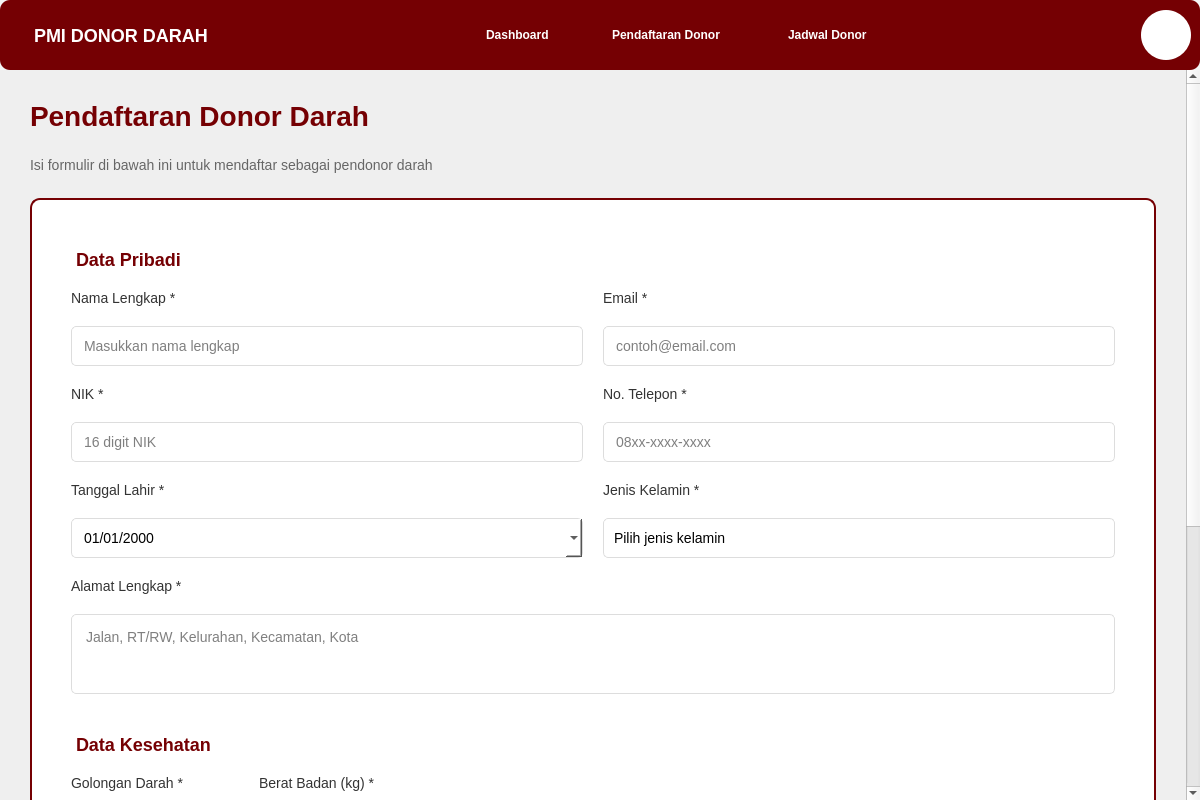
<?xml version="1.0" encoding="UTF-8"?>
<ui version="4.0">
 <class>PendaftaranDonor</class>
 <widget class="QMainWindow" name="PendaftaranDonor">
  <property name="geometry">
   <rect>
    <x>0</x>
    <y>0</y>
    <width>1200</width>
    <height>800</height>
   </rect>
  </property>
  <property name="windowTitle">
   <string>Pendaftaran Donor - PMI</string>
  </property>
  <property name="styleSheet">
   <string notr="true">
QMainWindow {
    background-color: #f5f5f5;
}
QPushButton {
    border: none;
    padding: 10px 20px;
    border-radius: 5px;
    font-weight: bold;
}
QPushButton:hover {
    opacity: 0.8;
}
QFrame {
    border-radius: 10px;
}
QLabel {
    color: #333333;
}
   </string>
  </property>
  <widget class="QWidget" name="centralwidget">
   <layout class="QVBoxLayout" name="verticalLayout">
    <property name="spacing">
     <number>0</number>
    </property>
    <property name="leftMargin">
     <number>0</number>
    </property>
    <property name="topMargin">
     <number>0</number>
    </property>
    <property name="rightMargin">
     <number>0</number>
    </property>
    <property name="bottomMargin">
     <number>0</number>
    </property>
    <item>
     <widget class="QFrame" name="navbar">
      <property name="minimumSize">
       <size>
        <width>0</width>
        <height>70</height>
       </size>
      </property>
      <property name="maximumSize">
       <size>
        <width>16777215</width>
        <height>70</height>
       </size>
      </property>
      <property name="styleSheet">
       <string notr="true">
QFrame#navbar {
    background-color: #750003;
}
QPushButton {
    color: white;
    background-color: transparent;
    text-align: left;
    padding: 15px 25px;
}
QPushButton:hover {
    background-color: rgba(255, 255, 255, 0.1);
}
QPushButton:pressed {
    background-color: rgba(255, 255, 255, 0.2);
}
       </string>
      </property>
      <property name="frameShape">
       <enum>QFrame::StyledPanel</enum>
      </property>
      <layout class="QHBoxLayout" name="horizontalLayout">
       <item>
        <widget class="QLabel" name="logoLabel">
         <property name="minimumSize">
          <size>
           <width>200</width>
           <height>0</height>
          </size>
         </property>
         <property name="styleSheet">
          <string notr="true">color: white; font-size: 18px; font-weight: bold; padding-left: 20px;</string>
         </property>
         <property name="text">
          <string>PMI DONOR DARAH</string>
         </property>
        </widget>
       </item>
       <item>
        <spacer name="horizontalSpacer">
         <property name="orientation">
          <enum>Qt::Horizontal</enum>
         </property>
         <property name="sizeHint" stdset="0">
          <size>
           <width>40</width>
           <height>20</height>
          </size>
         </property>
        </spacer>
       </item>
       <item>
        <widget class="QPushButton" name="btnDashboard">
         <property name="minimumSize">
          <size>
           <width>120</width>
           <height>0</height>
          </size>
         </property>
         <property name="text">
          <string>Dashboard</string>
         </property>
        </widget>
       </item>
       <item>
        <widget class="QPushButton" name="btnPendaftaran">
         <property name="minimumSize">
          <size>
           <width>170</width>
           <height>0</height>
          </size>
         </property>
         <property name="text">
          <string>Pendaftaran Donor</string>
         </property>
        </widget>
       </item>
       <item>
        <widget class="QPushButton" name="btnJadwal">
         <property name="minimumSize">
          <size>
           <width>130</width>
           <height>0</height>
          </size>
         </property>
         <property name="text">
          <string>Jadwal Donor</string>
         </property>
        </widget>
       </item>
       <item>
        <spacer name="horizontalSpacer_2">
         <property name="orientation">
          <enum>Qt::Horizontal</enum>
         </property>
         <property name="sizeHint" stdset="0">
          <size>
           <width>40</width>
           <height>20</height>
          </size>
         </property>
        </spacer>
       </item>
       <item>
        <widget class="QPushButton" name="btnProfil">
         <property name="minimumSize">
          <size>
           <width>50</width>
           <height>50</height>
          </size>
         </property>
         <property name="maximumSize">
          <size>
           <width>50</width>
           <height>50</height>
          </size>
         </property>
         <property name="styleSheet">
          <string notr="true">
QPushButton {
    background-color: white;
    border-radius: 25px; 
    min-width: 50px;
    max-width: 50px;
    min-height: 50px;
    max-height: 50px;
    padding: 0px; 
    font-size: 24px;
}
QPushButton:hover {
    background-color: rgba(255, 255, 255, 0.9);
}
          </string>
         </property>
         <property name="text">
          <string>👤</string>
         </property>
        </widget>
       </item>
      </layout>
     </widget>
    </item>
    <item>
     <widget class="QScrollArea" name="scrollArea">
      <property name="styleSheet">
       <string notr="true">QScrollArea { border: none; background-color: #f5f5f5; }</string>
      </property>
      <property name="widgetResizable">
       <bool>true</bool>
      </property>
      <widget class="QWidget" name="scrollContent">
       <property name="geometry">
        <rect>
         <x>0</x>
         <y>0</y>
         <width>1187</width>
         <height>900</height>
        </rect>
       </property>
       <layout class="QVBoxLayout" name="verticalLayout_2">
        <property name="spacing">
         <number>25</number>
        </property>
        <property name="leftMargin">
         <number>30</number>
        </property>
        <property name="topMargin">
         <number>30</number>
        </property>
        <property name="rightMargin">
         <number>30</number>
        </property>
        <property name="bottomMargin">
         <number>30</number>
        </property>
        <item>
         <widget class="QLabel" name="titleLabel">
          <property name="styleSheet">
           <string notr="true">font-size: 28px; font-weight: bold; color: #750003;</string>
          </property>
          <property name="text">
           <string>Pendaftaran Donor Darah</string>
          </property>
         </widget>
        </item>
        <item>
         <widget class="QLabel" name="subtitleLabel">
          <property name="styleSheet">
           <string notr="true">font-size: 14px; color: #666;</string>
          </property>
          <property name="text">
           <string>Isi formulir di bawah ini untuk mendaftar sebagai pendonor darah</string>
          </property>
         </widget>
        </item>
        <item>
         <widget class="QFrame" name="formFrame">
          <property name="styleSheet">
           <string notr="true">
QFrame#formFrame {
    background-color: white;
    border: 2px solid #750003;
    padding: 30px;
}
QLabel {
    color: #333333;
    font-size: 14px;
}
QLineEdit, QComboBox, QDateEdit, QTextEdit {
    padding: 10px;
    border: 1px solid #ddd;
    border-radius: 5px;
    background-color: white;
    font-size: 14px;
}
QLineEdit:focus, QComboBox:focus, QDateEdit:focus, QTextEdit:focus {
    border: 2px solid #750003;
}
QComboBox::drop-down {
    border: none;
    padding-right: 10px;
}
           </string>
          </property>
          <property name="frameShape">
           <enum>QFrame::StyledPanel</enum>
          </property>
          <layout class="QVBoxLayout" name="verticalLayout_3">
           <property name="spacing">
            <number>20</number>
           </property>
           <item>
            <widget class="QLabel" name="sectionData">
             <property name="styleSheet">
              <string notr="true">font-size: 18px; font-weight: bold; color: #750003; margin-top: 10px;</string>
             </property>
             <property name="text">
              <string>Data Pribadi</string>
             </property>
            </widget>
           </item>
           <item>
            <layout class="QHBoxLayout" name="rowNamaEmail">
             <property name="spacing">
              <number>20</number>
             </property>
             <item>
              <layout class="QVBoxLayout" name="colNama">
               <item>
                <widget class="QLabel" name="lblNama">
                 <property name="text">
                  <string>Nama Lengkap *</string>
                 </property>
                </widget>
               </item>
               <item>
                <widget class="QLineEdit" name="inputNama">
                 <property name="placeholderText">
                  <string>Masukkan nama lengkap</string>
                 </property>
                </widget>
               </item>
              </layout>
             </item>
             <item>
              <layout class="QVBoxLayout" name="colEmail">
               <item>
                <widget class="QLabel" name="lblEmail">
                 <property name="text">
                  <string>Email *</string>
                 </property>
                </widget>
               </item>
               <item>
                <widget class="QLineEdit" name="inputEmail">
                 <property name="placeholderText">
                  <string>contoh@email.com</string>
                 </property>
                </widget>
               </item>
              </layout>
             </item>
            </layout>
           </item>
           <item>
            <layout class="QHBoxLayout" name="rowNIKTelepon">
             <property name="spacing">
              <number>20</number>
             </property>
             <item>
              <layout class="QVBoxLayout" name="colNIK">
               <item>
                <widget class="QLabel" name="lblNIK">
                 <property name="text">
                  <string>NIK *</string>
                 </property>
                </widget>
               </item>
               <item>
                <widget class="QLineEdit" name="inputNIK">
                 <property name="placeholderText">
                  <string>16 digit NIK</string>
                 </property>
                 <property name="maxLength">
                  <number>16</number>
                 </property>
                </widget>
               </item>
              </layout>
             </item>
             <item>
              <layout class="QVBoxLayout" name="colTelepon">
               <item>
                <widget class="QLabel" name="lblTelepon">
                 <property name="text">
                  <string>No. Telepon *</string>
                 </property>
                </widget>
               </item>
               <item>
                <widget class="QLineEdit" name="inputTelepon">
                 <property name="placeholderText">
                  <string>08xx-xxxx-xxxx</string>
                 </property>
                </widget>
               </item>
              </layout>
             </item>
            </layout>
           </item>
           <item>
            <layout class="QHBoxLayout" name="rowTanggalJenisKelamin">
             <property name="spacing">
              <number>20</number>
             </property>
             <item>
              <layout class="QVBoxLayout" name="colTanggal">
               <item>
                <widget class="QLabel" name="lblTanggalLahir">
                 <property name="text">
                  <string>Tanggal Lahir *</string>
                 </property>
                </widget>
               </item>
               <item>
                <widget class="QDateEdit" name="inputTanggalLahir">
                 <property name="calendarPopup">
                  <bool>true</bool>
                 </property>
                 <property name="displayFormat">
                  <string>dd/MM/yyyy</string>
                 </property>
                </widget>
               </item>
              </layout>
             </item>
             <item>
              <layout class="QVBoxLayout" name="colJenisKelamin">
               <item>
                <widget class="QLabel" name="lblJenisKelamin">
                 <property name="text">
                  <string>Jenis Kelamin *</string>
                 </property>
                </widget>
               </item>
               <item>
                <widget class="QComboBox" name="inputJenisKelamin">
                 <item>
                  <property name="text">
                   <string>Pilih jenis kelamin</string>
                  </property>
                 </item>
                 <item>
                  <property name="text">
                   <string>Laki-laki</string>
                  </property>
                 </item>
                 <item>
                  <property name="text">
                   <string>Perempuan</string>
                  </property>
                 </item>
                </widget>
               </item>
              </layout>
             </item>
            </layout>
           </item>
           <item>
            <layout class="QVBoxLayout" name="colAlamat">
             <item>
              <widget class="QLabel" name="lblAlamat">
               <property name="text">
                <string>Alamat Lengkap *</string>
               </property>
              </widget>
             </item>
             <item>
              <widget class="QTextEdit" name="inputAlamat">
               <property name="maximumSize">
                <size>
                 <width>16777215</width>
                 <height>80</height>
                </size>
               </property>
               <property name="placeholderText">
                <string>Jalan, RT/RW, Kelurahan, Kecamatan, Kota</string>
               </property>
              </widget>
             </item>
            </layout>
           </item>
           <item>
            <widget class="QLabel" name="sectionKesehatan">
             <property name="styleSheet">
              <string notr="true">font-size: 18px; font-weight: bold; color: #750003; margin-top: 20px;</string>
             </property>
             <property name="text">
              <string>Data Kesehatan</string>
             </property>
            </widget>
           </item>
           <item>
            <layout class="QHBoxLayout" name="rowGolDarahBerat">
             <property name="spacing">
              <number>20</number>
             </property>
             <item>
              <layout class="QVBoxLayout" name="colGolDarah">
               <item>
                <widget class="QLabel" name="lblGolDarah">
                 <property name="text">
                  <string>Golongan Darah *</string>
                 </property>
                </widget>
               </item>
               <item>
                <widget class="QComboBox" name="inputGolDarah">
                 <item>
                  <property name="text">
                   <string>Pilih golongan darah</string>
                  </property>
                 </item>
                 <item>
                  <property name="text">
                   <string>A+</string>
                  </property>
                 </item>
                 <item>
                  <property name="text">
                   <string>A-</string>
                  </property>
                 </item>
                 <item>
                  <property name="text">
                   <string>B+</string>
                  </property>
                 </item>
                 <item>
                  <property name="text">
                   <string>B-</string>
                  </property>
                 </item>
                 <item>
                  <property name="text">
                   <string>AB+</string>
                  </property>
                 </item>
                 <item>
                  <property name="text">
                   <string>AB-</string>
                  </property>
                 </item>
                 <item>
                  <property name="text">
                   <string>O+</string>
                  </property>
                 </item>
                 <item>
                  <property name="text">
                   <string>O-</string>
                  </property>
                 </item>
                </widget>
               </item>
              </layout>
             </item>
             <item>
              <layout class="QVBoxLayout" name="colBerat">
               <item>
                <widget class="QLabel" name="lblBerat">
                 <property name="text">
                  <string>Berat Badan (kg) *</string>
                 </property>
                </widget>
               </item>
               <item>
                <widget class="QLineEdit" name="inputBerat">
                 <property name="placeholderText">
                  <string>Minimal 45 kg</string>
                 </property>
                </widget>
               </item>
              </layout>
             </item>
            </layout>
           </item>
           <item>
            <layout class="QVBoxLayout" name="colRiwayat">
             <item>
              <widget class="QLabel" name="lblRiwayat">
               <property name="text">
                <string>Riwayat Penyakit</string>
               </property>
              </widget>
             </item>
             <item>
              <widget class="QTextEdit" name="inputRiwayat">
               <property name="maximumSize">
                <size>
                 <width>16777215</width>
                 <height>80</height>
                </size>
               </property>
               <property name="placeholderText">
                <string>Tuliskan riwayat penyakit jika ada (opsional)</string>
               </property>
              </widget>
             </item>
            </layout>
           </item>

           <item>
            <widget class="QFrame" name="infoFrame">
             <property name="styleSheet">
              <string notr="true">
QFrame#infoFrame {
    background-color: #fff3cd;
    border: 1px solid #ffc107;
    border-radius: 8px;
    padding: 15px;
}
              </string>
             </property>
             <layout class="QHBoxLayout" name="horizontalLayout_2">
              <item>
               <widget class="QLabel" name="iconInfo">
                <property name="styleSheet">
                 <string notr="true">font-size: 24px; border: none;</string>
                </property>
                <property name="text">
                 <string>ℹ️</string>
                </property>
               </widget>
              </item>
              <item>
               <widget class="QLabel" name="textInfo">
                <property name="styleSheet">
                 <string notr="true">font-size: 13px; color: #856404; border: none;</string>
                </property>
                <property name="text">
                 <string>Pastikan Anda telah makan dan minum yang cukup sebelum donor. Bawa KTP/identitas saat datang.</string>
                </property>
                <property name="wordWrap">
                 <bool>true</bool>
                </property>
               </widget>
              </item>
             </layout>
            </widget>
           </item>
           <item>
            <layout class="QHBoxLayout" name="buttonLayout">
             <item>
              <spacer name="horizontalSpacer_3">
               <property name="orientation">
                <enum>Qt::Horizontal</enum>
               </property>
               <property name="sizeHint" stdset="0">
                <size>
                 <width>40</width>
                 <height>20</height>
                </size>
               </property>
              </spacer>
             </item>
             <item>
              <widget class="QPushButton" name="btnBatal">
               <property name="minimumSize">
                <size>
                 <width>150</width>
                 <height>45</height>
                </size>
               </property>
               <property name="styleSheet">
                <string notr="true">
QPushButton {
    background-color: #6c757d;
    color: white;
    font-size: 15px;
    padding: 12px 30px;
}
QPushButton:hover {
    background-color: #5a6268;
}
                </string>
               </property>
               <property name="text">
                <string>Batal</string>
               </property>
              </widget>
             </item>
             <item>
              <widget class="QPushButton" name="btnDaftar">
               <property name="minimumSize">
                <size>
                 <width>150</width>
                 <height>45</height>
                </size>
               </property>
               <property name="styleSheet">
                <string notr="true">
QPushButton {
    background-color: #750003;
    color: white;
    font-size: 15px;
    padding: 12px 30px;
}
QPushButton:hover {
    background-color: #5a0002;
}
                </string>
               </property>
               <property name="text">
                <string>Daftar Sekarang</string>
               </property>
              </widget>
             </item>
            </layout>
           </item>
          </layout>
         </widget>
        </item>
       </layout>
      </widget>
     </widget>
    </item>
   </layout>
  </widget>
 </widget>
 <resources/>
 <connections/>
</ui>
